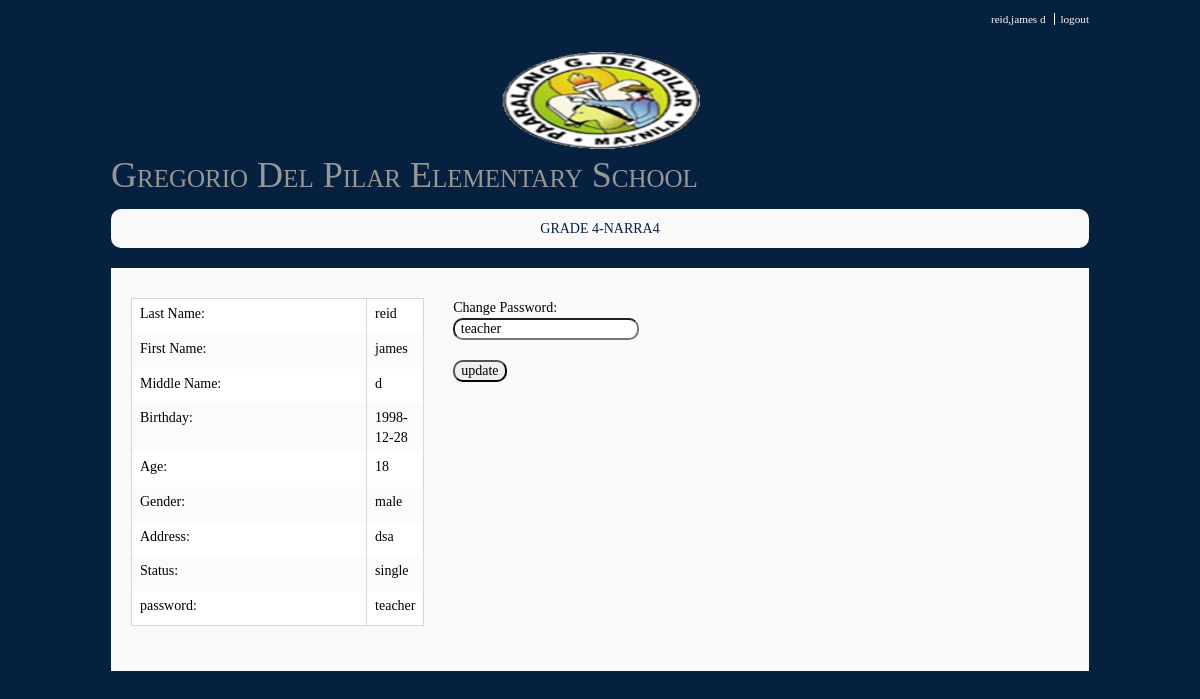
/teacher_acc.php (signed in), run on an earlier commit of the app's database.
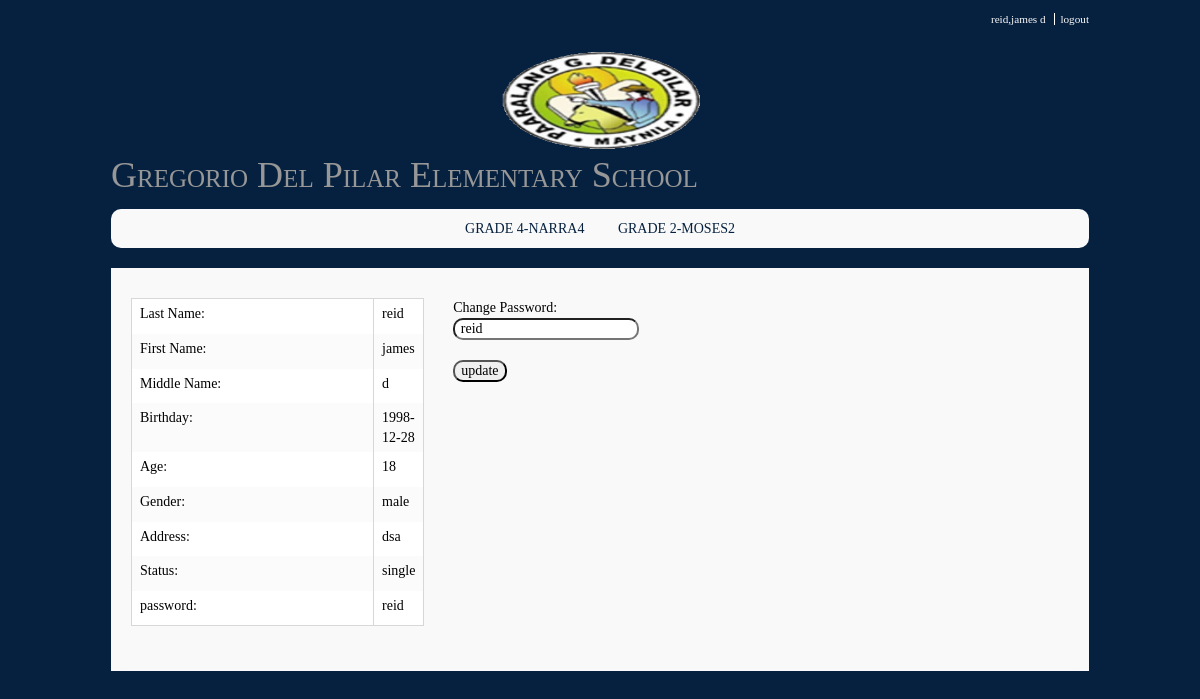
And on a later commit of the database.
### tables this page shows
CREATE TABLE `teachersinfo` (
  `teachers_id` int(11) NOT NULL,
  `teachers_lname` varchar(255) NOT NULL,
  `teachers_fname` varchar(255) NOT NULL,
  `teachers_mname` varchar(255) NOT NULL,
  `teachers_bday` date NOT NULL,
  `teachers_age` int(80) NOT NULL,
  `teachers_gender` varchar(30) NOT NULL,
  `teachers_address` varchar(255) NOT NULL,
  `status` varchar(10) NOT NULL,
  `password` varchar(255) NOT NULL
);

### teacher_acc.php (the view, shortened to what this page needs)
<?php
require "required_files.php";
  require_once ("functions/functions.php");
 $teachers_id = $_SESSION["teachers_id"];
 $sql = "SELECT * FROM teachersinfo WHERE teachers_id = '$teachers_id' ";
        $result = mysqli_query($connect, $sql);
        while ($row =  mysqli_fetch_assoc($result)) {
          $lname=  $row['teachers_lname'];
          $fname=  $row['teachers_fname'];
          $mname=  $row['teachers_mname'];
          $bday=  $row[ 'teachers_bday'];
          $age=  $row[  'teachers_age'];
          $gender=  $row['teachers_gender'];
          $address=  $row['teachers_address'];
          $status=  $row['status'];
          $pass=  $row['password'];
        }
 $query = "SELECT distinct glevel_section,type_of_teacher FROM teachers_class where teachers_id LIKE '%$teachers_id%' ";
           $result = mysqli_query($connect, $query);
 ?>
 <!DOCTYPE html>
     <html>
       <body>
<div class='wrapper row0'>
 <div id='topbar' class='clear'>
<nav>
 <ul>
  <li><a href=""><?php echo $_SESSION['lname'].',',$_SESSION['fname'].' ', $_SESSION['mname'];?></a></li>
 <li><a href='logout.php'>logout</a></li>
 </ul>
 </nav>
 </div>
</div>
<?php
 echo layout();
?>
<div class="wrapper row2">
  <div class="rounded">
    <nav id="mainav" class="clear">
          <ul class="clear">
                  <?php  while ($row= mysqli_fetch_assoc($result)){?>
                   <?php $g_level = $row['glevel_section'];
                   $t_type = $row['type_of_teacher'];?>
                  <li><a href="class_handled.php?g=<?php echo $g_level;?>&t=<?php echo $t_type;?>"><?php echo $g_level;  ?></a></li>
                 <?php }?>
                </ul>
                 </div>
  </div>
</div>
<div class="wrapper row3">
  <div class="rounded">
    <main class="container clear">
      <div class="one_third first">
                <table>
                    <tr><td width= 1000px><label>Last Name: </label></td>
                    <td><?php echo $lname; ?></td></tr>
                     <tr><td><label>First Name: </label></td>
                    <td><?php echo $fname; ?></td></tr>
                     <tr><td><label>Middle Name: </label></td>
                    <td><?php echo $mname; ?></td></tr>
                    <tr><td> <label for="field1">Birthday: </label></td>
                    <td><?php echo $bday; ?></td></tr>
                     <tr><td><label>Age: </label></td>
                    <td><?php echo $age; ?></td></tr>
                    <tr><td><label>Gender: </label></td>
                    <td><?php echo $gender; ?></td></tr>
                    <tr><td><label>Address: </label></td>
                    <td><?php echo $address; ?></td></tr>
                    <tr><td><label>Status:</label></td>
                   <td><?php echo $status ?></td></tr>
                    <tr><td><label>password:</label></td>
                   <td><?php echo $pass ?></td></tr>
</table>
          </div>
             <form action="update_pass.php" method="POST" >
            <div class="one_third ">
            Change Password:
            <input type="text" name="pass" value= " <?php echo $pass; ?> " >
            <br>
            <input type="submit" name="send" value="update">
             </div>
                </form>
    </main>
 </div>
  </div>
</body>
</html>

What changed in the data, as far as the page shows it:
changed teachersinfo "reid": password "teacher" → "reid"; pass "teacher" → "reid"
Also different on the page:
new list line: "GRADE 2-MOSES2"
